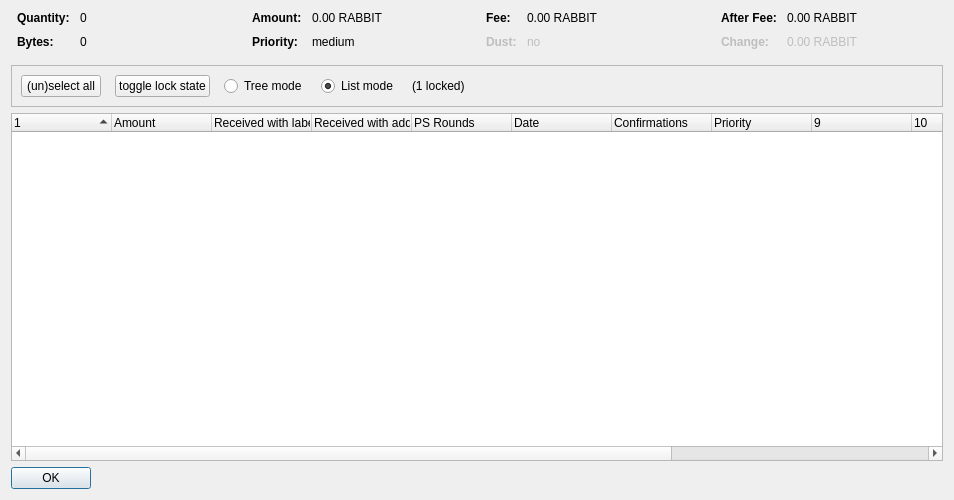
<?xml version="1.0" encoding="UTF-8"?>
<ui version="4.0">
 <class>CoinControlDialog</class>
 <widget class="QDialog" name="CoinControlDialog">
  <property name="geometry">
   <rect>
    <x>0</x>
    <y>0</y>
    <width>954</width>
    <height>500</height>
   </rect>
  </property>
  <property name="windowTitle">
   <string>Coin Selection</string>
  </property>
  <layout class="QVBoxLayout" name="verticalLayout">
   <item>
    <layout class="QHBoxLayout" name="horizontalLayoutTop" stretch="0,0,0,0">
     <property name="topMargin">
      <number>0</number>
     </property>
     <property name="bottomMargin">
      <number>10</number>
     </property>
     <item>
      <layout class="QFormLayout" name="formLayoutCoinControl1">
       <property name="horizontalSpacing">
        <number>10</number>
       </property>
       <property name="verticalSpacing">
        <number>10</number>
       </property>
       <property name="leftMargin">
        <number>6</number>
       </property>
       <property name="rightMargin">
        <number>6</number>
       </property>
       <item row="0" column="0">
        <widget class="QLabel" name="labelCoinControlQuantityText">
         <property name="font">
          <font>
           <weight>75</weight>
           <bold>true</bold>
          </font>
         </property>
         <property name="text">
          <string>Quantity:</string>
         </property>
        </widget>
       </item>
       <item row="0" column="1">
        <widget class="QLabel" name="labelCoinControlQuantity">
         <property name="cursor">
          <cursorShape>IBeamCursor</cursorShape>
         </property>
         <property name="contextMenuPolicy">
          <enum>Qt::ActionsContextMenu</enum>
         </property>
         <property name="text">
          <string notr="true">0</string>
         </property>
         <property name="textInteractionFlags">
          <set>Qt::LinksAccessibleByMouse|Qt::TextSelectableByKeyboard|Qt::TextSelectableByMouse</set>
         </property>
        </widget>
       </item>
       <item row="1" column="0">
        <widget class="QLabel" name="labelCoinControlBytesText">
         <property name="font">
          <font>
           <weight>75</weight>
           <bold>true</bold>
          </font>
         </property>
         <property name="text">
          <string>Bytes:</string>
         </property>
        </widget>
       </item>
       <item row="1" column="1">
        <widget class="QLabel" name="labelCoinControlBytes">
         <property name="cursor">
          <cursorShape>IBeamCursor</cursorShape>
         </property>
         <property name="contextMenuPolicy">
          <enum>Qt::ActionsContextMenu</enum>
         </property>
         <property name="text">
          <string notr="true">0</string>
         </property>
         <property name="textInteractionFlags">
          <set>Qt::LinksAccessibleByMouse|Qt::TextSelectableByKeyboard|Qt::TextSelectableByMouse</set>
         </property>
        </widget>
       </item>
      </layout>
     </item>
     <item>
      <layout class="QFormLayout" name="formLayoutCoinControl2">
       <property name="horizontalSpacing">
        <number>10</number>
       </property>
       <property name="verticalSpacing">
        <number>10</number>
       </property>
       <property name="leftMargin">
        <number>6</number>
       </property>
       <property name="rightMargin">
        <number>6</number>
       </property>
       <item row="0" column="0">
        <widget class="QLabel" name="labelCoinControlAmountText">
         <property name="font">
          <font>
           <weight>75</weight>
           <bold>true</bold>
          </font>
         </property>
         <property name="text">
          <string>Amount:</string>
         </property>
        </widget>
       </item>
       <item row="0" column="1">
        <widget class="QLabel" name="labelCoinControlAmount">
         <property name="cursor">
          <cursorShape>IBeamCursor</cursorShape>
         </property>
         <property name="contextMenuPolicy">
          <enum>Qt::ActionsContextMenu</enum>
         </property>
         <property name="text">
          <string notr="true">0.00 RABBIT</string>
         </property>
         <property name="textInteractionFlags">
          <set>Qt::LinksAccessibleByMouse|Qt::TextSelectableByKeyboard|Qt::TextSelectableByMouse</set>
         </property>
        </widget>
       </item>
       <item row="1" column="0">
        <widget class="QLabel" name="labelCoinControlPriorityText">
         <property name="font">
          <font>
           <weight>75</weight>
           <bold>true</bold>
          </font>
         </property>
         <property name="text">
          <string>Priority:</string>
         </property>
        </widget>
       </item>
       <item row="1" column="1">
        <widget class="QLabel" name="labelCoinControlPriority">
         <property name="cursor">
          <cursorShape>IBeamCursor</cursorShape>
         </property>
         <property name="contextMenuPolicy">
          <enum>Qt::ActionsContextMenu</enum>
         </property>
         <property name="text">
          <string>medium</string>
         </property>
         <property name="textInteractionFlags">
          <set>Qt::LinksAccessibleByMouse|Qt::TextSelectableByKeyboard|Qt::TextSelectableByMouse</set>
         </property>
        </widget>
       </item>
      </layout>
     </item>
     <item>
      <layout class="QFormLayout" name="formLayoutCoinControl3">
       <property name="horizontalSpacing">
        <number>10</number>
       </property>
       <property name="verticalSpacing">
        <number>10</number>
       </property>
       <property name="leftMargin">
        <number>6</number>
       </property>
       <property name="rightMargin">
        <number>6</number>
       </property>
       <item row="0" column="0">
        <widget class="QLabel" name="labelCoinControlFeeText">
         <property name="font">
          <font>
           <weight>75</weight>
           <bold>true</bold>
          </font>
         </property>
         <property name="text">
          <string>Fee:</string>
         </property>
        </widget>
       </item>
       <item row="0" column="1">
        <widget class="QLabel" name="labelCoinControlFee">
         <property name="cursor">
          <cursorShape>IBeamCursor</cursorShape>
         </property>
         <property name="contextMenuPolicy">
          <enum>Qt::ActionsContextMenu</enum>
         </property>
         <property name="text">
          <string notr="true">0.00 RABBIT</string>
         </property>
         <property name="textInteractionFlags">
          <set>Qt::LinksAccessibleByMouse|Qt::TextSelectableByKeyboard|Qt::TextSelectableByMouse</set>
         </property>
        </widget>
       </item>
       <item row="1" column="0">
        <widget class="QLabel" name="labelCoinControlLowOutputText">
         <property name="enabled">
          <bool>false</bool>
         </property>
         <property name="font">
          <font>
           <weight>75</weight>
           <bold>true</bold>
          </font>
         </property>
         <property name="text">
          <string>Dust:</string>
         </property>
        </widget>
       </item>
       <item row="1" column="1">
        <widget class="QLabel" name="labelCoinControlLowOutput">
         <property name="enabled">
          <bool>false</bool>
         </property>
         <property name="cursor">
          <cursorShape>IBeamCursor</cursorShape>
         </property>
         <property name="contextMenuPolicy">
          <enum>Qt::ActionsContextMenu</enum>
         </property>
         <property name="text">
          <string>no</string>
         </property>
         <property name="textInteractionFlags">
          <set>Qt::LinksAccessibleByMouse|Qt::TextSelectableByKeyboard|Qt::TextSelectableByMouse</set>
         </property>
        </widget>
       </item>
      </layout>
     </item>
     <item>
      <layout class="QFormLayout" name="formLayoutCoinControl4">
       <property name="horizontalSpacing">
        <number>10</number>
       </property>
       <property name="verticalSpacing">
        <number>10</number>
       </property>
       <property name="leftMargin">
        <number>6</number>
       </property>
       <property name="rightMargin">
        <number>6</number>
       </property>
       <item row="0" column="0">
        <widget class="QLabel" name="labelCoinControlAfterFeeText">
         <property name="font">
          <font>
           <weight>75</weight>
           <bold>true</bold>
          </font>
         </property>
         <property name="text">
          <string>After Fee:</string>
         </property>
        </widget>
       </item>
       <item row="0" column="1">
        <widget class="QLabel" name="labelCoinControlAfterFee">
         <property name="cursor">
          <cursorShape>IBeamCursor</cursorShape>
         </property>
         <property name="contextMenuPolicy">
          <enum>Qt::ActionsContextMenu</enum>
         </property>
         <property name="text">
          <string notr="true">0.00 RABBIT</string>
         </property>
         <property name="textInteractionFlags">
          <set>Qt::LinksAccessibleByMouse|Qt::TextSelectableByKeyboard|Qt::TextSelectableByMouse</set>
         </property>
        </widget>
       </item>
       <item row="1" column="0">
        <widget class="QLabel" name="labelCoinControlChangeText">
         <property name="enabled">
          <bool>false</bool>
         </property>
         <property name="font">
          <font>
           <weight>75</weight>
           <bold>true</bold>
          </font>
         </property>
         <property name="text">
          <string>Change:</string>
         </property>
        </widget>
       </item>
       <item row="1" column="1">
        <widget class="QLabel" name="labelCoinControlChange">
         <property name="enabled">
          <bool>false</bool>
         </property>
         <property name="cursor">
          <cursorShape>IBeamCursor</cursorShape>
         </property>
         <property name="contextMenuPolicy">
          <enum>Qt::ActionsContextMenu</enum>
         </property>
         <property name="text">
          <string notr="true">0.00 RABBIT</string>
         </property>
         <property name="textInteractionFlags">
          <set>Qt::LinksAccessibleByMouse|Qt::TextSelectableByKeyboard|Qt::TextSelectableByMouse</set>
         </property>
        </widget>
       </item>
      </layout>
     </item>
    </layout>
   </item>
   <item>
    <widget class="QFrame" name="frame">
     <property name="minimumSize">
      <size>
       <width>0</width>
       <height>40</height>
      </size>
     </property>
     <property name="frameShape">
      <enum>QFrame::StyledPanel</enum>
     </property>
     <property name="frameShadow">
      <enum>QFrame::Sunken</enum>
     </property>
     <layout class="QHBoxLayout" name="horizontalLayout">
      <item>
       <layout class="QHBoxLayout" name="horizontalLayoutPanel" stretch="0,0,0,0,0,0">
        <property name="spacing">
         <number>14</number>
        </property>
        <item>
         <widget class="QPushButton" name="pushButtonSelectAll">
          <property name="sizePolicy">
           <sizepolicy hsizetype="Maximum" vsizetype="Fixed">
            <horstretch>0</horstretch>
            <verstretch>0</verstretch>
           </sizepolicy>
          </property>
          <property name="text">
           <string>(un)select all</string>
          </property>
          <property name="autoDefault">
           <bool>false</bool>
          </property>
         </widget>
        </item>
        <item>
         <widget class="QPushButton" name="pushButtonToggleLock">
          <property name="sizePolicy">
           <sizepolicy hsizetype="Maximum" vsizetype="Fixed">
            <horstretch>0</horstretch>
            <verstretch>0</verstretch>
           </sizepolicy>
          </property>
          <property name="text">
           <string>toggle lock state</string>
          </property>
          <property name="autoDefault">
           <bool>false</bool>
          </property>
         </widget>
        </item>
        <item>
         <widget class="QRadioButton" name="radioTreeMode">
          <property name="sizePolicy">
           <sizepolicy hsizetype="Maximum" vsizetype="Fixed">
            <horstretch>0</horstretch>
            <verstretch>0</verstretch>
           </sizepolicy>
          </property>
          <property name="text">
           <string>Tree mode</string>
          </property>
         </widget>
        </item>
        <item>
         <widget class="QRadioButton" name="radioListMode">
          <property name="sizePolicy">
           <sizepolicy hsizetype="Maximum" vsizetype="Fixed">
            <horstretch>0</horstretch>
            <verstretch>0</verstretch>
           </sizepolicy>
          </property>
          <property name="text">
           <string>List mode</string>
          </property>
          <property name="checked">
           <bool>true</bool>
          </property>
         </widget>
        </item>
        <item>
         <widget class="QLabel" name="labelLocked">
          <property name="text">
           <string>(1 locked)</string>
          </property>
         </widget>
        </item>
        <item>
         <spacer name="horizontalSpacer">
          <property name="orientation">
           <enum>Qt::Horizontal</enum>
          </property>
          <property name="sizeHint" stdset="0">
           <size>
            <width>40</width>
            <height>20</height>
           </size>
          </property>
         </spacer>
        </item>
       </layout>
      </item>
     </layout>
    </widget>
   </item>
   <item>
    <widget class="CoinControlTreeWidget" name="treeWidget">
     <property name="contextMenuPolicy">
      <enum>Qt::CustomContextMenu</enum>
     </property>
     <property name="sortingEnabled">
      <bool>false</bool>
     </property>
     <property name="columnCount">
      <number>13</number>
     </property>
     <attribute name="headerShowSortIndicator" stdset="0">
      <bool>true</bool>
     </attribute>
     <attribute name="headerStretchLastSection">
      <bool>false</bool>
     </attribute>
     <column>
      <property name="text">
       <string/>
      </property>
     </column>
     <column>
      <property name="text">
       <string>Amount</string>
      </property>
     </column>
     <column>
      <property name="text">
       <string>Received with label</string>
      </property>
     </column>
     <column>
      <property name="text">
       <string>Received with address</string>
      </property>
     </column>
     <column>
      <property name="text">
       <string>PS Rounds</string>
      </property>
     </column>
     <column>
      <property name="text">
       <string>Date</string>
      </property>
     </column>
     <column>
      <property name="text">
       <string>Confirmations</string>
      </property>
      <property name="toolTip">
       <string>Confirmed</string>
      </property>
     </column>
     <column>
      <property name="text">
       <string>Priority</string>
      </property>
     </column>
     <column>
      <property name="text">
       <string/>
      </property>
     </column>
     <column>
      <property name="text">
       <string/>
      </property>
     </column>
     <column>
      <property name="text">
       <string/>
      </property>
     </column>
     <column>
      <property name="text">
       <string/>
      </property>
     </column>
     <column>
      <property name="text">
       <string/>
      </property>
     </column>
    </widget>
   </item>
   <item>
    <widget class="QDialogButtonBox" name="buttonBox">
     <property name="sizePolicy">
      <sizepolicy hsizetype="Maximum" vsizetype="Fixed">
       <horstretch>0</horstretch>
       <verstretch>0</verstretch>
      </sizepolicy>
     </property>
     <property name="orientation">
      <enum>Qt::Horizontal</enum>
     </property>
     <property name="standardButtons">
      <set>QDialogButtonBox::Ok</set>
     </property>
    </widget>
   </item>
  </layout>
 </widget>
 <customwidgets>
  <customwidget>
   <class>CoinControlTreeWidget</class>
   <extends>QTreeWidget</extends>
   <header>coincontroltreewidget.h</header>
  </customwidget>
 </customwidgets>
 <resources/>
 <connections/>
</ui>
